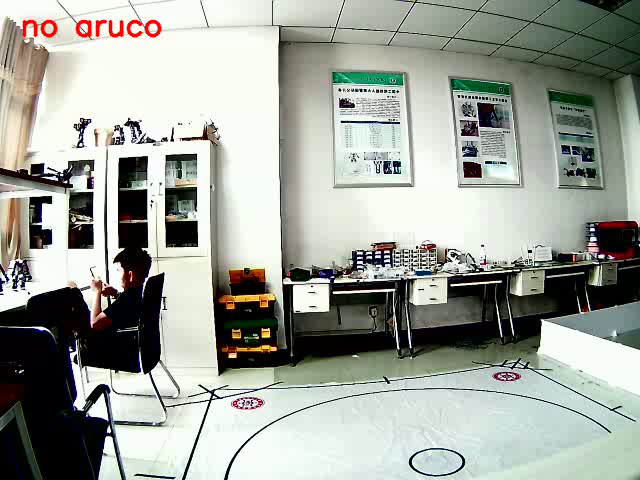
#> input picture frame 0 of ucar_ws/src/ht_code/ht_aruco.mp4, 640 x 480 px, given in place of the camera
$ python ht_aruco.py
#> lines starting #> are read from the running program, lines starting #| are printed output that depends on the picture
#encoding=UTF-8
import cv2
import numpy as np
import cv2.aruco as aruco

output='ht_aruco.mp4'


def ht_aruco():
    cap = cv2.VideoCapture(0)
    fourcc = cv2.VideoWriter_fourcc(*'mp4v')  # 视频编解码器
    fps = cap.get(cv2.CAP_PROP_FPS)  # 帧数
    width, height = int(cap.get(cv2.CAP_PROP_FRAME_WIDTH)), int(cap.get(cv2.CAP_PROP_FRAME_HEIGHT))  # 宽高
    out = cv2.VideoWriter(output, fourcc, fps, (width, height))  # 写入视频
    ht_aruco_list=[]
    for i in range(10):
        # get a frame
        ret, frame = cap.read()
        #frame = cv2.flip(frame,1)   ##图像左右颠倒
        # show a frame
        # cv2.imshow("capture", frame)
        img_gray = cv2.cvtColor(frame, cv2.COLOR_RGB2GRAY)
        # print(img.shape)
        aruco_dict = aruco.getPredefinedDictionary(aruco.DICT_4X4_100)
        corners, ids, _ = aruco.detectMarkers(img_gray, aruco_dict)
        # frame = cv2.cvtColor(img, cv2.COLOR_GRAY2BGR)
        # print('corners',corners)
        # print('ids', type(ids))
        aruco.drawDetectedMarkers(frame, corners, ids)
        if ids is not None:
            for i in range(len(ids)):
                print('find aruco:', ids[i][0])
                ht_aruco_list.append(ids[i][0])
                cv2.putText(frame, 'aruco:{}'.format(ids[i]), (20, 35*(i+1)), 0, 1, [0, 255, 0], thickness=2, lineType=cv2.LINE_AA)
                #cv2.waitKey(0)
                #cv2.destroyAllWindows()
        else:
            pass
            cv2.putText(frame, 'no aruco'.format(0), (20, 35), 0, 1, [0, 0, 255], thickness=2, lineType=cv2.LINE_AA)
        # cv2.imshow('Detected AruCo markers', frame)
        out.write(frame)  # 写入帧
#> this loop made 10 passes
#> (corners, ids) on passes 6 to 7: (([[241, 328], [240, 339], [231, 338], [231, 328]],), [85]), (([[241, 328], [240, 339], [231, 338], [231, 328]],), [85])
#| find aruco: 85
#| find aruco: 85
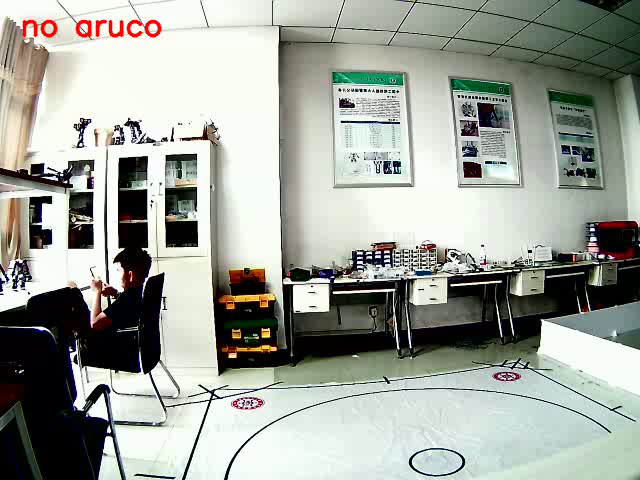
#> input picture frame 0 of ucar_ws/src/ht_code/ht_aruco.mp4, 640 x 480 px, given in place of the camera
#> pass 1, in ht_aruco, `img_gray = cv2.cvtColor(frame, cv2.COLOR_RGB2GRAY)`:
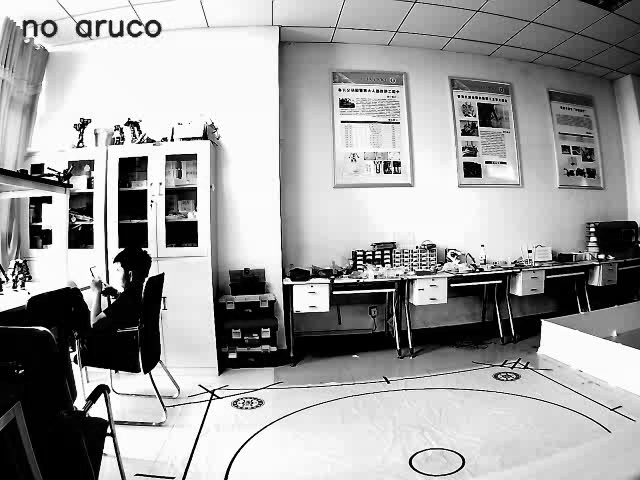
#> img_gray: shape (480, 640); min 0, max 255, mean 160.1
#> after the loop, ht_aruco_list = [85, 85]
        # [4 lines of commented-out code are left out]
    if len(ht_aruco_list)!=0:
        ht_aruco_list_array=np.array(ht_aruco_list)
#> ht_aruco_list_array = [85, 85]
        ht_aruco_num=np.median(ht_aruco_list_array)
#> ht_aruco_num = 85
    else:
        ht_aruco_num=-1
    cap.release()
    out.release()
    # [4 lines of commented-out code are left out]
    print('final find aruco:{}'.format(int(ht_aruco_num)))
#| final find aruco:85
    return int(ht_aruco_num)
# print(ht_aruco_list)
print('final find aruco:{}'.format(ht_aruco()))
